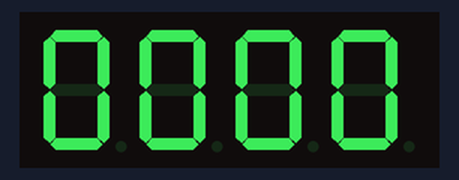
The sketch below on a simulated Arduino Uno, built with avr-gcc and run on an emulated ATmega328P. Shown: 4-digit seven-segment display.

Above: at 0.01 s.
At 4.65 s:
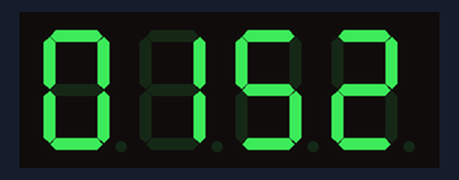
At 9.42 s:
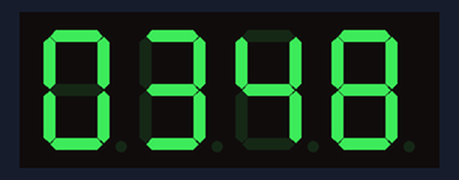
At 18.83 s:
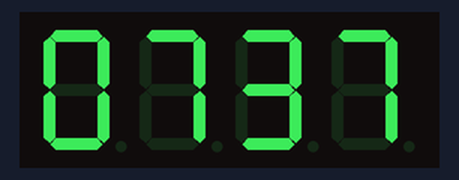
At 28.24 s:
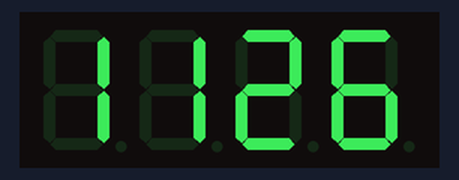
At 37.6 s:
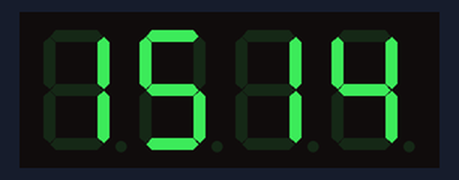

The sketch:

sevensegtimer.ino
```cpp
/*
 * Simple timer using Adafruit 7-segment LED backback
 *
 * Steven Frankini - 2016
*/

#include <Wire.h>

#include "Adafruit_LEDBackpack.h"
#include "Adafruit_GFX.h"

Adafruit_7segment matrix = Adafruit_7segment();

void setup() {
  matrix.begin(0x70);
}

void loop() {

  bool drawdots = false;

  for (int m = 0; m < 99; m++) {
    //print minuets
    matrix.writeDigitNum(0, (m / 10), drawdots);
    matrix.writeDigitNum(1, (m % 10), drawdots);

    for (int s = 0; s < 59; s++) {
      // print seconds
      matrix.writeDigitNum(3, (s / 10), drawdots);
      matrix.writeDigitNum(4, (s % 10), drawdots);
      matrix.writeDisplay();
      delay(40);
    }
  }
}
```
